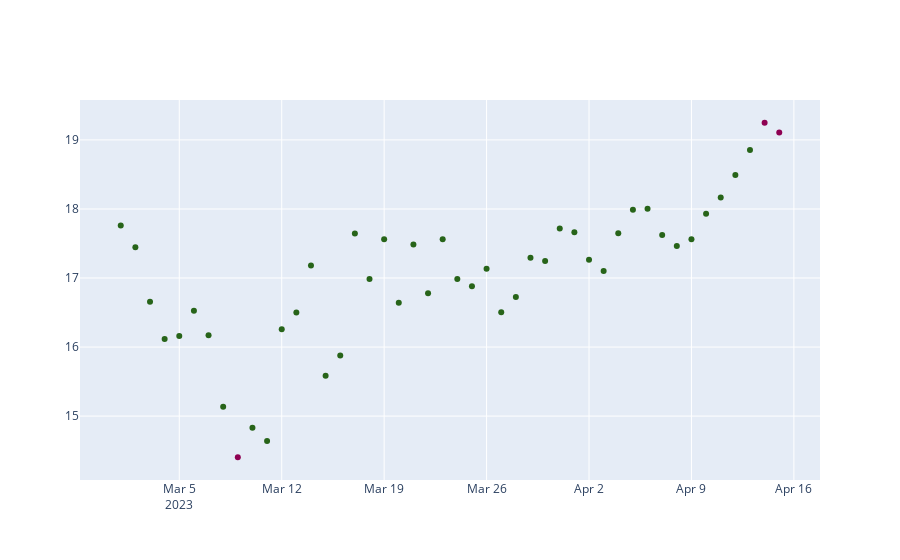

The notebook cell this image was saved under:
### Code cell
import matplotlib.pyplot as plt
import pandas as pd
import numpy as np
import plotly.graph_objs as go
from plotly.offline import download_plotlyjs,init_notebook_mode,plot,iplot
init_notebook_mode(connected=True)

x = list(historic_time_data['timestamp'])
y = list(historic_time_data['close'])

# function below sets the color based on amount
def SetColor(x):
    if(x == 1):
        return "green"
    if (x==-1):
        return "red"
    


# Create a trace
trace =  go.Scatter(
    x = x,
    y = y,
    mode='markers',
    marker_color =historic_time_data['outlier']
)

iplot([trace], filename='basic-line')
